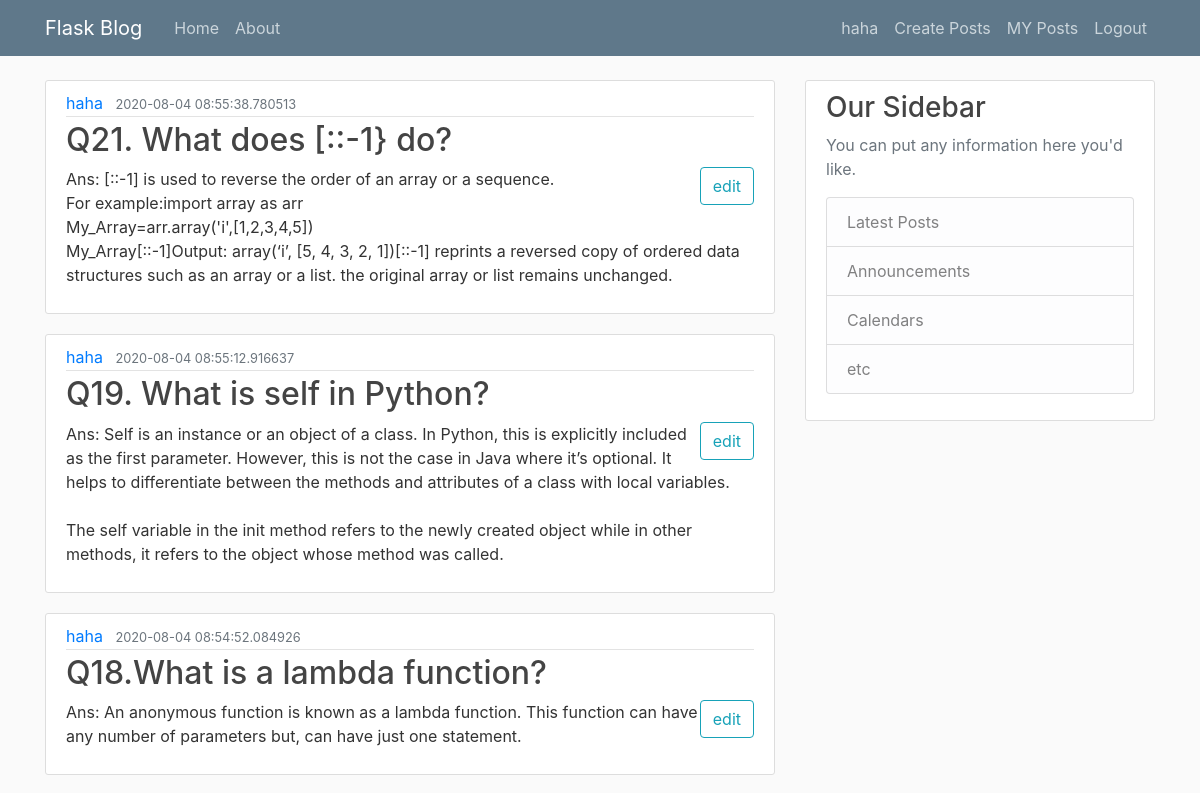
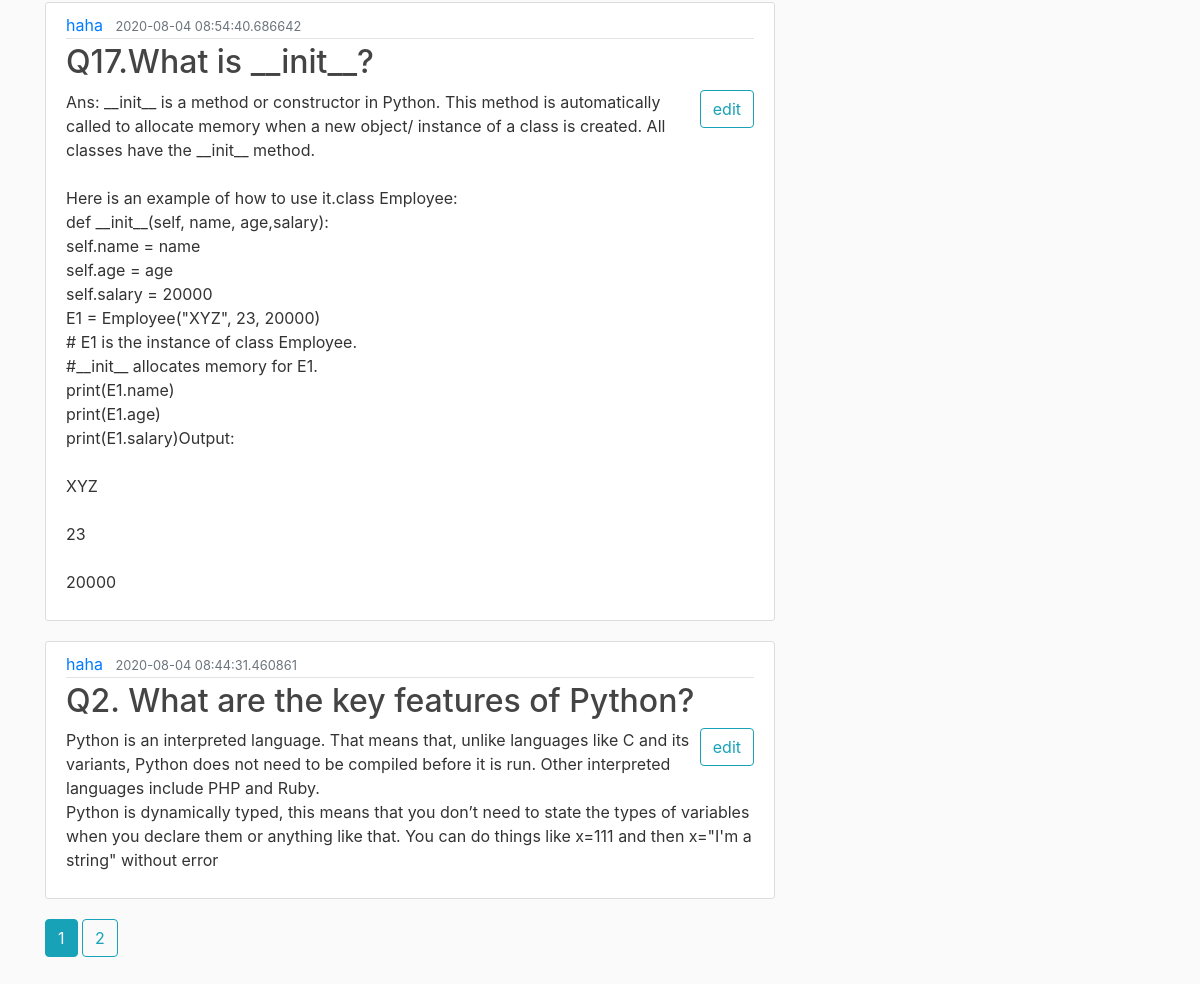
The page /posts/2 (signed in) on the database its author committed (2 pictures, top to bottom).
### blogflask/models.py (models this page shows, shortened)
class User(db.Model, UserMixin):
    id = db.Column(db.Integer, primary_key=True)
    username = db.Column(db.String(20), unique=True, nullable=False)
    email = db.Column(db.String(120), unique=True, nullable=False)
    image_file = db.Column(db.String(20), nullable=False, default='default.jpg')
    passwords = db.Column(db.String(20), nullable=False)
    posts = db.relationship('Post', backref='author', lazy=True)

class Post(db.Model):
    id = db.Column(db.Integer, primary_key=True)
    title = db.Column(db.String(100), nullable=False)
    date_posted = db.Column(db.DateTime, nullable=False, default=datetime.utcnow)
    content = db.Column(db.Text, nullable=False)
    user_id = db.Column(db.Integer, db.ForeignKey('user.id'), nullable=False)

### blogflask/users/routes.py (the view)
@users.route('/posts/<user_id>')
def user_posts(user_id):
    user = User.query.get(user_id)
    page = request.args.get('page', 1, type=int)
    posts = Post.query.filter_by(user_id=user_id).order_by(Post.date_posted.desc()).paginate(page=page, per_page=5)
    return render_template("user_posts.html", posts=posts, title=current_user.username + ' Posts', user=user)

### blogflask/models.py (called while the page is built)
@login_manager.user_loader
def load_user(user_id):
    return User.query.get(int(user_id))

### blogflask/templates/user_posts.html
{% extends "layout.html" %}
{% block content %}
    {% for post in posts.items %}
        <article class="media content-section">
            <div class="media-body">
                <div class="article-metadata">
                    <a class="mr-2" href="{{ url_for('users.user_posts',user_id=user.id)}}">{{ user.username}}</a>
                    <small class="text-muted">{{ post.date_posted }}</small>
                </div>
                <h2><a class="article-title" href="#">{{ post.title }}</a></h2>
                <a href="{{ url_for('posts.post_edit',post_id=post.id) }}" ><button type="button" class="btn btn-outline-info" style="float: right;">edit</button> </a>
                <p class="article-content">{{ post.content }}</p>
            </div>
        </article>
    {% endfor %}
    {% for page_num in posts.iter_pages(left_edge=1,right_edge=1,left_current=2,right_current=2) %}
        {% if page_num %}
            {% if posts.page==page_num %}
            <a class="btn btn-info btn-xs" href="{{ url_for('users.user_posts' ,user_id=user.id, page = page_num) }}">{{ page_num }}</a>
            {% else %}
                <a class="btn btn-outline-info btn-xs" href="{{ url_for('users.user_posts' ,user_id=user.id, page = page_num) }}">{{ page_num }}</a>
            {% endif %}
            {% else %}
            <b>...</b>
        {% endif %}
    {% endfor %}
{% endblock content %}

### blogflask/templates/layout.html (shortened to what this page needs)
<!DOCTYPE html>
<html >
<head>
<link rel="stylesheet" href="https://maxcdn.bootstrapcdn.com/bootstrap/4.5.0/css/bootstrap.min.css">
    <link rel="stylesheet" type="text/css" href="{{ url_for('static', filename='main.css') }}">
</head>
<body>
<header class="site-header">
    <nav class="navbar navbar-expand-md navbar-dark bg-steel fixed-top">
        <div class="container">
            <a class="navbar-brand mr-4" href="/">Flask Blog</a>
            <div class="collapse navbar-collapse" id="navbarToggle">
                <div class="navbar-nav mr-auto">
                    <a class="nav-item nav-link" href="/">Home</a>
                    <a class="nav-item nav-link" href="/about">About</a>
                </div>
                <div class="navbar-nav">
                    {% if current_user.is_authenticated %}
                        <a class="nav-item nav-link" href="/account">{{current_user.username }}</a>
                        <a class="nav-item nav-link" href="/post/new">Create Posts</a>
                         <a class="nav-item nav-link" href="{{ url_for('users.user_posts',user_id=current_user.id) }}">MY Posts</a>
                        <a class="nav-item nav-link" href="/logout">Logout</a>
                    {% else %}
                    <a class="nav-item nav-link" href="/login">Login</a>
                    <a class="nav-item nav-link" href="/register">Register</a>
                {% endif %}
                </div>
            </div>
        </div>
    </nav>
</header>
<main role="main" class="container">
    <div class="row">
        <div class="col-md-8">
            {% block content %}{% endblock %}
        </div>
        <div class="col-md-4">
            <div class="content-section">
                <h3>Our Sidebar</h3>
                <p class='text-muted'>You can put any information here you'd like.
                <ul class="list-group">
                    <li class="list-group-item list-group-item-light">Latest Posts</li>
                    <li class="list-group-item list-group-item-light">Announcements</li>
                    <li class="list-group-item list-group-item-light">Calendars</li>
                    <li class="list-group-item list-group-item-light">etc</li>
                </ul>
                </p>
            </div>
        </div>
    </div>
<br>
<br>
    <br>
    <br>
</main>
</body>
</html>

### blogflask/static/main.css (style rules this page uses)
body { background: #fafafa; color: #333333; margin-top: 5rem; }
h1, h2, h3, h4, h5, h6 { color: #444444; }
.bg-steel { background-color: #5f788a; }
.site-header .navbar-nav .nav-link { color: #cbd5db; }
.content-section { background: #ffffff; padding: 10px 20px; border: 1px solid #dddddd; border-radius: 3px; margin-bottom: 20px; }
.article-title { color: #444444; }
.article-content { white-space: pre-line; }
.article-metadata { padding-bottom: 1px; margin-bottom: 4px; border-bottom: 1px solid #e3e3e3 }

### rows shown on the page
User: username "haha"
Post: date_posted "2020-08-04 08:55:38.780513", title "Q21. What does [::-1} do?", content "Ans: [::-1] is used to reverse the order of an array or a sequence. For example:import array as arr My_Array=arr.array('i',[1,2,3,4,5]) My_Array[::-1]Output: array(‘i’, [5, 4, 3, 2, 1])[::-1] reprints a reversed copy of ordered data structures such as an array or a list. the original array or list remains unchanged."
Post: date_posted "2020-08-04 08:55:12.916637", title "Q19. What is self in Python?", content "Ans: Self is an instance or an object of a class. In Python, this is explicitly included as the first parameter. However, this is not the case in Java where it’s optional. It helps to differentiate between the methods and attributes of a class with local variables. The self variable in the init method refers to the newly created object while in other methods, it refers to the object whose method was called."
Post: date_posted "2020-08-04 08:54:52.084926", title "Q18.What is a lambda function?", content "Ans: An anonymous function is known as a lambda function. This function can have any number of parameters but, can have just one statement."
Post: date_posted "2020-08-04 08:54:40.686642", title "Q17.What is __init__?", content "Ans: __init__ is a method or constructor in Python. This method is automatically called to allocate memory when a new object/ instance of a class is created. All classes have the __init__ method. Here is an example of how to use it.class Employee: def __init__(self, name, age,salary): self.name = name self.age = age self.salary = 20000 E1 = Employee(\"XYZ\", 23, 20000) # E1 is the instance of class Employee. #__init__ allocates memory for E1. print(E1.name) print(E1.age) print(E1.salary)Output: XYZ 23 20000"
Post: date_posted "2020-08-04 08:44:31.460861", title "Q2. What are the key features of Python?", content "Python is an interpreted language. That means that, unlike languages like C and its variants, Python does not need to be compiled before it is run. Other interpreted languages include PHP and Ruby. Python is dynamically typed, this means that you don’t need to state the types of variables when you declare them or anything like that. You can do things like x=111 and then x=\"I'm a string\" without error"

### other values the page prints
{{ page_num }} "1"
{{ page_num }} "2"
